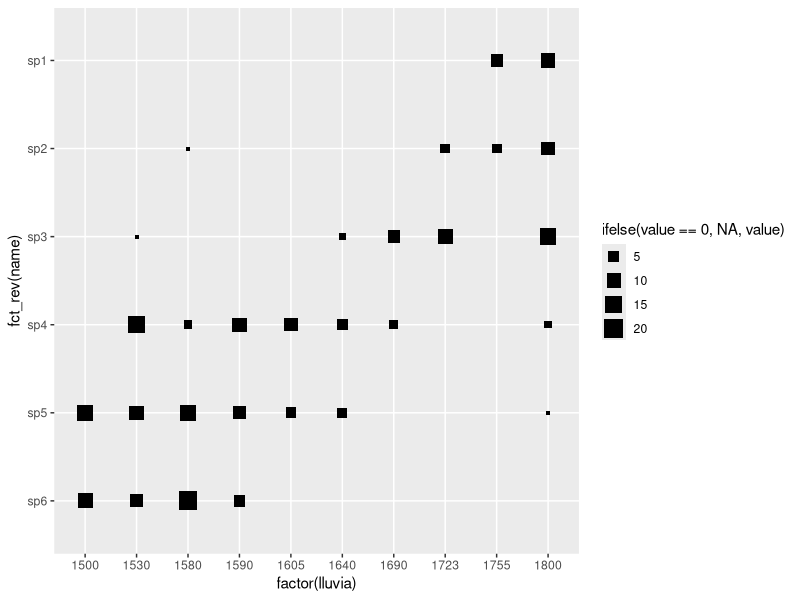

Write R code to recreate this figure.
## ---- chunk 1
#| echo: false
#| eval: true
library(here)
## ---- chunk 2
#| eval: true
#| echo: true

matrix(data=NA, nrow = 2, ncol=2)

## ---- chunk 3
#| eval: true
#| echo: true

a <- matrix(1:6, ncol = 3, nrow = 2)
b <- array(1:12, c(2, 3, 4))
## ---- chunk 4
#| eval: true
#| echo: true
a <- matrix(1:6, ncol = 3, nrow = 2)
a
## ---- chunk 5
#| eval: true
#| echo: true
b <- array(1:12, c(2, 3, 4))
b
## ---- chunk 6
#| eval: true
#| echo: true

matrix(data=NA, nrow = 2, ncol=2,dimnames = list(c("row1","row2"),
                                                 c("col1", "col2")))
## ---- chunk 7
#| eval: true
#| echo: true
vec = c("a","b","c","d","e","f")
matrix(vec, nrow = 3, byrow = T )
## ---- chunk 8
#| eval: true
#| echo: true
vec = c("a","b","c","d","e","f")
matrix(vec, nrow = 3, byrow = F )
## ---- chunk 9
#| eval: true
#| echo: true
a <- matrix(1:6, ncol = 3, nrow = 2)
a
diag(a)
## ---- chunk 10
#| eval: true
#| echo: true
 a <- matrix(1:9, nrow=3)
 b <- diag(rep(1,3))

 a
 b

## ---- chunk 11
#| eval: true
#| echo: true
 a <- matrix(1:9, nrow=3)
 b <- diag(rep(1,3))

 a + b

## ---- chunk 12
#| eval: true
#| echo: true
 a <- matrix(1:9, nrow=3)
 b <- diag(rep(1,3))
 a
 b

 a - b
## ---- chunk 13
#| eval: true
#| echo: true
 a <- matrix(1:9, nrow=3)
 d <- c(0,0,1)
a
d
## ---- chunk 14
#| eval: true
#| echo: true
a + d
## ---- chunk 15
#| eval: true
#| echo: true
 a <- matrix(1:9, nrow=3)

 a + 1

## ---- chunk 16
#| eval: true
#| echo: true

 a <- matrix(1:9, nrow=3)
 b <- 1
 a
 a + b
## ---- chunk 17
#| eval: true
#| echo: true

a <- matrix(1:4, nrow=2)
b <- diag(rep(1,2))
d <- matrix(c(0,1), nrow=2)
a
b
d
## ---- chunk 18
#| eval: true
#| echo: true

a <- matrix(1:4, nrow=2)
b <- diag(rep(1,2))
d <- matrix(c(0,1), nrow=2)

 a %*% b # ¿Salió bien?
## ---- chunk 19
#| eval: true
#| echo: true

a <- matrix(1:4, nrow=2)
b <- diag(rep(1,2))
d <- matrix(c(0,1), nrow=2)

 a %*% d # ¿esta?
## ---- chunk 20
#| eval: true
#| echo: true

a <- matrix(1:4, nrow=2)
a
(1*4) - (3*2)

## ---- chunk 21
#| eval: true
#| echo: true

d <- det(a)
d

## ---- chunk 22
#| eval: true
#| echo: true

inva <-  matrix(c(4,-3,-2,1), nrow=2)
inva

(4/det(a))
(-3/det(a))
(-2/det(a))
(1/det(a))

## ---- chunk 23
#| eval: true
#| echo: true

a <- matrix(1:4, nrow=2)
ainv <- solve(a)
ainv

## ---- chunk 24
#| eval: true
#| echo: true
a %*% ainv
## ---- chunk 25
#| eval: true
#| echo: true
M = matrix(c(2,3,4,0,1,2), nrow=2,ncol=3,byrow=T,
           dimnames = 
             list(c("I","II"),
             c("A", "B","C")))
M
## ---- chunk 26
#| eval: true
#| echo: true

N = matrix(c(5,3,1), nrow=3,ncol=1,byrow=F,
           dimnames = list(c("A","B","C")))

N
## ---- chunk 27
#| eval: true
#| echo: true
M = matrix(c(2,3,4,0,1,2), nrow=2,ncol=3,byrow=T,
           dimnames = list(c("I","II"),
                                                                   c("A", "B","C")))
N = matrix(c(5,3,1), nrow=3,ncol=1,byrow=F,
           dimnames = list(c("A","B","C")))
## ---- chunk 28
M%*%N
## ---- chunk 29
#| eval: true
#| echo: true

M <- matrix(10 + 1:28, 4, 7) # crear matrix
M <- cbind(-1, M) # poner una columna con -1
M[2, c(2,4:6)] <- 0 # agregar unos ceros
M <- rbind(0, M, 0) #agregar más ceros
M[1:2,2]  <- NA # agregar NAs
M[2:6,8]  <- 0 # agregar otros ceros
M
## ---- chunk 30
#| eval: true
#| echo: true
library(Matrix)

sM <- as(M, "sparseMatrix")
sM
## ---- chunk 31
#| eval: true
#| echo: true
x <- matrix(1:6, nrow = 3)
dist(x)

## ---- chunk 32
#| eval: true
#| echo: true

class(x)
## ---- chunk 33
#| eval: true
#| echo: true
library(vegan)

data(varespec)

vare.dist <- vegdist(varespec)
vare.dist
## ---- chunk 34
#| eval: true
#| echo: true
library(tidyr)
library(tidyverse)

x <- matrix(1:6, nrow = 3)
dx = dist(x)


## ---- chunk 35
#| eval: true
#| echo: true
dx |> 
  as.matrix() |> 
  as.data.frame() |> 
  mutate(sites = c("1","2","3")) |> 
  pivot_longer(cols = c(1:3),
               names_to = "sites2",
               values_to = "distances") |> 
  
  head()

## ---- chunk 36
#| eval: true
#| echo: true
library(readr)
library(here)
moluscos = read_table(file=here("dados","moluscos.txt"))


# importar los datos ambientales
ambi = read_table(file=here("dados","ambi.txt"))

## ---- chunk 37
#| eval: true
#| echo: true
library(tidyverse)

moluscos <- 
  moluscos |> 
    select(c(sp1:sp6))
moluscos

## ---- chunk 38
#| eval: true
#| echo: true

molu.medias <-colSums(moluscos*ambi$lluvia)/colSums(moluscos)

## ---- chunk 39
#| eval: true
#| echo: true


molu.ord<-moluscos[order(ambi$lluvia,decreasing=F),]
molu.ord1<-molu.ord[,order(molu.medias,decreasing=T)]

## ---- chunk 40
#| eval: true
#| echo: true

ambi2 <- ambi[order(ambi$lluvia,decreasing=F),]

molu.ord2 <- cbind(molu.ord1,ambi2)

## ---- chunk 41
#| eval: true
#| echo: true

molu.ord2 |> 
  pivot_longer(cols = c(sp1:sp6)) |> 
  ggplot(aes(x=factor(lluvia),y=fct_rev(name),size=ifelse(value==0,NA,value)))+
  geom_point(shape=15)
